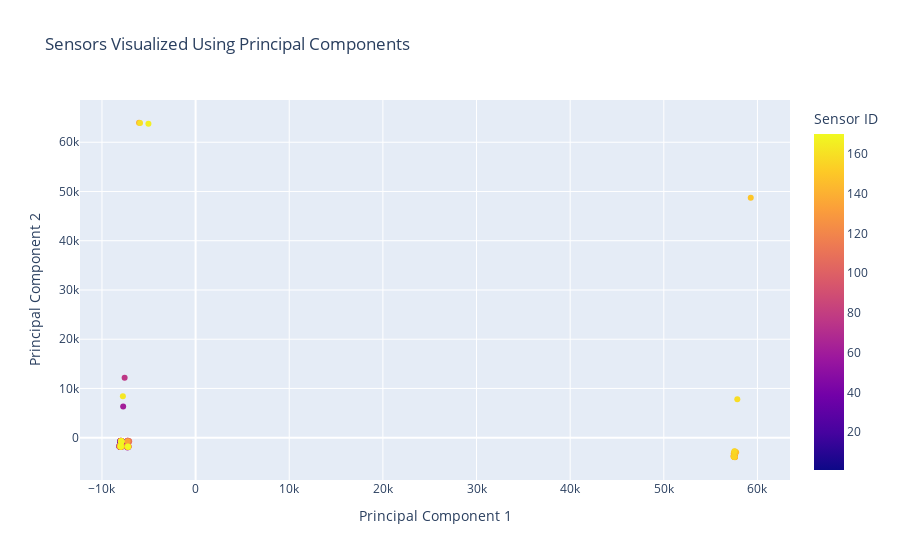

The notebook cell this image was saved under:
### Code cell
# Plot the PCA interactive plot
plot_pca_interactive(reduced_data_corr, sensor_id_col='Sensor ID', n_components=2)

### Figure 1 — Plotly figure (JSON) as saved in the notebook; plotly's stock layout.template omitted (floating-point values rounded to 4 significant figures; data arrays with more than 128 entries replaced by an {"elided": "..."} marker saying what was removed)
{"data": [{"customdata": {"elided": "169x1 int values"}, "hovertemplate": "Principal Component 1=%{x}<br>Principal Component 2=%{y}<br>Sensor ID=%{marker.color}<extra></extra>", "legendgroup": "", "marker": {"color": {"elided": "169 int values"}, "coloraxis": "coloraxis", "symbol": "circle"}, "mode": "markers", "name": "", "orientation": "v", "showlegend": false, "type": "scatter", "x": {"elided": "169 float values"}, "xaxis": "x", "y": {"elided": "169 float values"}, "yaxis": "y"}], "layout": {"coloraxis": {"colorbar": {"title": {"text": "Sensor ID"}}, "colorscale": [[0, "#0d0887"], [0.1111, "#46039f"], [0.2222, "#7201a8"], [0.3333, "#9c179e"], [0.4444, "#bd3786"], [0.5556, "#d8576b"], [0.6667, "#ed7953"], [0.7778, "#fb9f3a"], [0.8889, "#fdca26"], [1, "#f0f921"]]}, "legend": {"tracegroupgap": 0}, "title": {"text": "Sensors Visualized Using Principal Components"}, "xaxis": {"anchor": "y", "domain": [0, 1], "title": {"text": "Principal Component 1"}}, "yaxis": {"anchor": "x", "domain": [0, 1], "title": {"text": "Principal Component 2"}}}}
